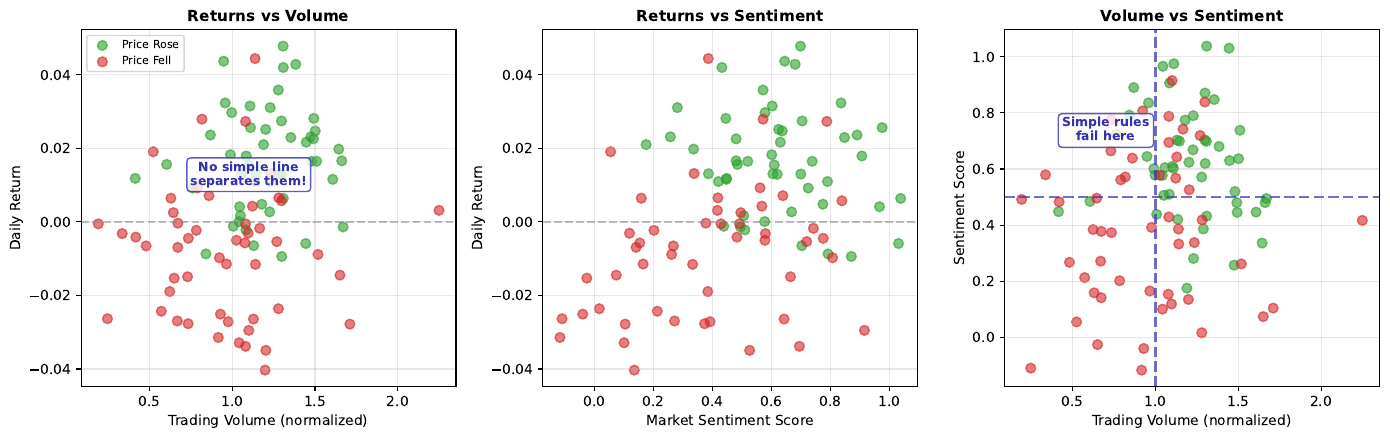

Here is the Python script that generated this plot:
# ==============================================================================
# Chart: Problem Visualization
# Source: https://github.com/Digital-AI-Finance/neural-networks/tree/main/11_problem_visualization/
# Author: Digital-AI-Finance
# License: MIT License
# Created: 2025-11-24
# ==============================================================================

"""
Problem Visualization

XOR problem demonstrating why simple rules fail

Source: https://github.com/Digital-AI-Finance/neural-networks/tree/main/11_problem_visualization/
"""

CHART_METADATA = {
    'name': 'Problem Visualization',
    'url': 'https://github.com/QuantLet/neural-networks-introduction/tree/main/11_problem_visualization',
    'author': 'Digital-AI-Finance',
    'license': 'MIT License',
    'created': '2025-11-24',
    'description': 'XOR problem demonstrating why simple rules fail'
}

"""
Chart 11: Problem Visualization
Shows why simple rules fail - non-linear, overlapping clusters in market data.
"""

import numpy as np
import matplotlib.pyplot as plt

# Set random seed for reproducibility
np.random.seed(42)

# Generate synthetic market data
n_points = 100

# UP days - higher returns with certain patterns
up_returns = np.random.normal(0.02, 0.015, n_points//2)
up_volume = np.random.normal(1.2, 0.3, n_points//2)
up_sentiment = np.random.normal(0.6, 0.2, n_points//2)

# DOWN days - lower returns with different patterns
down_returns = np.random.normal(-0.01, 0.02, n_points//2)
down_volume = np.random.normal(0.9, 0.35, n_points//2)
down_sentiment = np.random.normal(0.4, 0.25, n_points//2)

# Add overlap to make it realistic (markets are noisy)
up_returns = np.concatenate([up_returns, np.random.normal(0.005, 0.02, 15)])
up_volume = np.concatenate([up_volume, np.random.normal(1.0, 0.3, 15)])
down_returns = np.concatenate([down_returns, np.random.normal(-0.005, 0.015, 15)])
down_volume = np.concatenate([down_volume, np.random.normal(1.1, 0.25, 15)])

# Colors
mlgreen = '#2ca02c'
mlred = '#d62728'
mlpurple = '#3333b2'
mlgray = '#7f7f7f'

fig, axes = plt.subplots(1, 3, figsize=(14, 4.5))

# Plot 1: Returns vs Volume
ax1 = axes[0]
ax1.scatter(up_volume[:50], up_returns[:50], c=mlgreen, alpha=0.6, s=50, label='Price Rose')
ax1.scatter(down_volume[:50], down_returns[:50], c=mlred, alpha=0.6, s=50, label='Price Fell')
ax1.set_xlabel('Trading Volume (normalized)', fontsize=10)
ax1.set_ylabel('Daily Return', fontsize=10)
ax1.set_title('Returns vs Volume', fontsize=11, fontweight='bold')
ax1.legend(loc='upper left', fontsize=8)
ax1.axhline(y=0, color=mlgray, linestyle='--', alpha=0.5)
ax1.grid(True, alpha=0.3)

# Add "no simple rule" annotation
ax1.annotate('No simple line\nseparates them!', xy=(1.1, 0.01), fontsize=9,
            ha='center', color=mlpurple, fontweight='bold',
            bbox=dict(boxstyle='round', facecolor='white', edgecolor=mlpurple, alpha=0.8))

# Plot 2: Returns vs Sentiment
ax2 = axes[1]
up_sent = np.random.normal(0.6, 0.2, 50)
down_sent = np.random.normal(0.4, 0.25, 50)
ax2.scatter(up_sent, up_returns[:50], c=mlgreen, alpha=0.6, s=50, label='Price Rose')
ax2.scatter(down_sent, down_returns[:50], c=mlred, alpha=0.6, s=50, label='Price Fell')
ax2.set_xlabel('Market Sentiment Score', fontsize=10)
ax2.set_ylabel('Daily Return', fontsize=10)
ax2.set_title('Returns vs Sentiment', fontsize=11, fontweight='bold')
ax2.axhline(y=0, color=mlgray, linestyle='--', alpha=0.5)
ax2.grid(True, alpha=0.3)

# Plot 3: The challenge summary
ax3 = axes[2]
ax3.scatter(up_volume[:50], up_sent, c=mlgreen, alpha=0.6, s=50, label='Price Rose')
ax3.scatter(down_volume[:50], down_sent, c=mlred, alpha=0.6, s=50, label='Price Fell')
ax3.set_xlabel('Trading Volume (normalized)', fontsize=10)
ax3.set_ylabel('Sentiment Score', fontsize=10)
ax3.set_title('Volume vs Sentiment', fontsize=11, fontweight='bold')
ax3.grid(True, alpha=0.3)

# Draw failed simple rules
ax3.axhline(y=0.5, color=mlpurple, linestyle='--', alpha=0.7, linewidth=2)
ax3.axvline(x=1.0, color=mlpurple, linestyle='--', alpha=0.7, linewidth=2)
ax3.annotate('Simple rules\nfail here', xy=(0.7, 0.7), fontsize=9,
            ha='center', color=mlpurple, fontweight='bold',
            bbox=dict(boxstyle='round', facecolor='white', edgecolor=mlpurple, alpha=0.8))

plt.tight_layout()
plt.savefig('problem_visualization.pdf', dpi=300, bbox_inches='tight')
plt.close()

print("Saved: 11_problem_visualization/problem_visualization.pdf")

# Source: https://github.com/Digital-AI-Finance/neural-networks/tree/main/11_problem_visualization/
